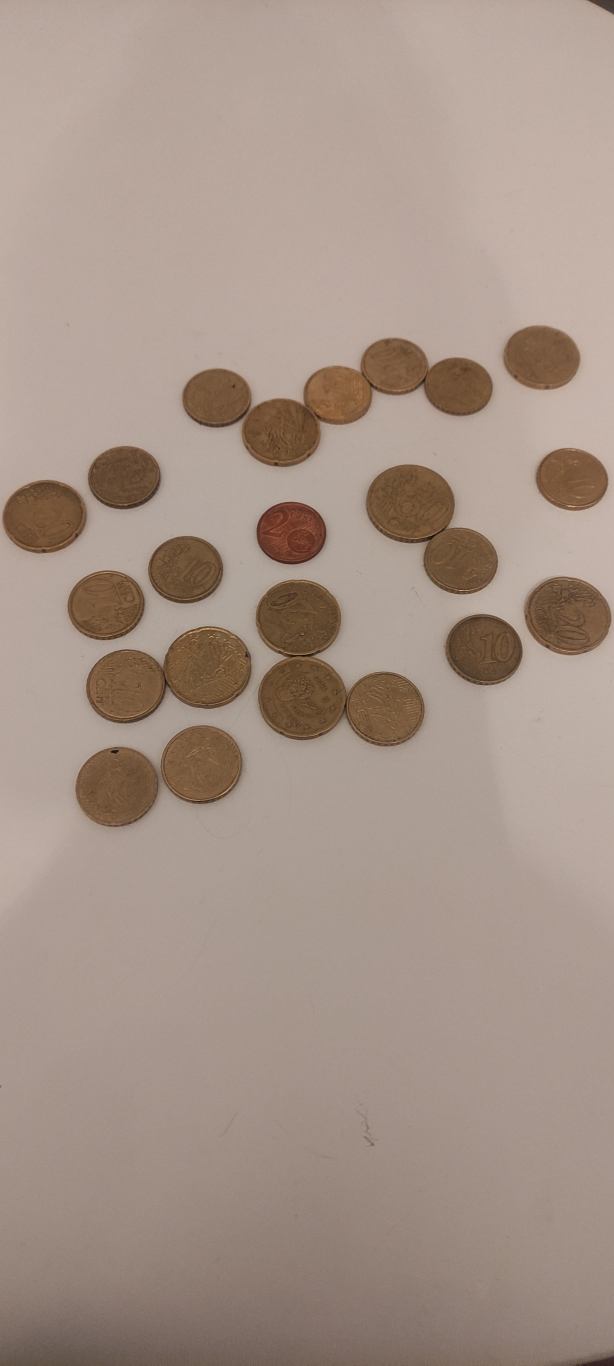
#> input picture Dataset/006.jpeg, 1842 x 4096 px (shown at 1/3 size); its folder holds only this picture in this run
$ python hsv3.py
#> lines starting #> are read from the running program, lines starting #| are printed output that depends on the picture; after the words box and inside, x2 and y2 are one past the last pixel; in counts of white or black regions, pixels touching at a corner belong together
import cv2
import numpy as np
import os

folder_path = "Dataset"  # Replace with the path to your folder

for filename in os.listdir(folder_path):
    if filename.endswith((".jpg", ".jpeg", ".png", ".HEIC")):
        image_path = os.path.join(folder_path, filename)
        image = cv2.imread(image_path)
#> image is the input picture: shape (4096, 1842, 3); mean B, G, R 135.9, 147.2, 165.3

        # Convertir l'image en espace de couleur HSV
        hsv_image = cv2.cvtColor(image, cv2.COLOR_BGR2HSV)
#> hsv_image: shape (4096, 1842, 3); mean H, S, V 11.3, 49.2, 165.3

        # Seuillage pour la couleur jaune
        lower_yellow = np.array([20, 120, 120])
        upper_yellow = np.array([30, 255, 255])
        mask_yellow = cv2.inRange(hsv_image, lower_yellow, upper_yellow)
#> mask_yellow: shape (4096, 1842); every value is 0

        # Seuillage pour la couleur rouge
        lower_red = np.array([0, 50, 50])
        upper_red = np.array([10, 255, 255])
        mask_red = cv2.inRange(hsv_image, lower_red, upper_red)
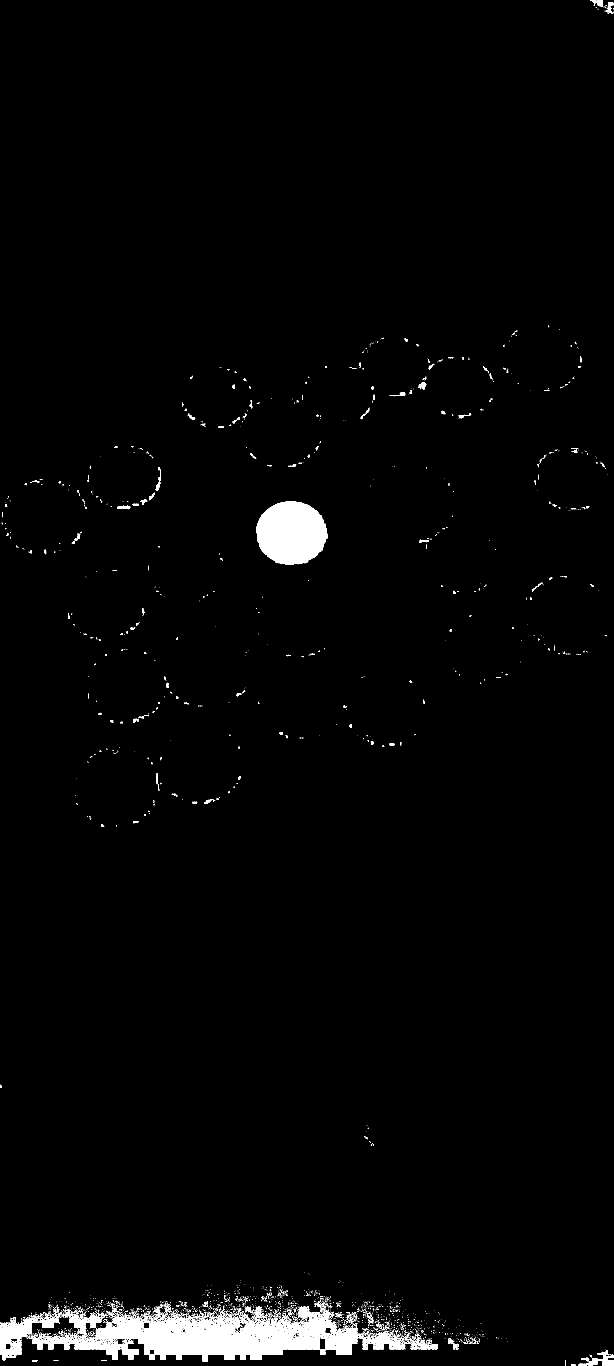
#> mask_red: shape (4096, 1842) (shown at 1/3 size); 1.9% white; 2825 white regions (2595 under 20 px), largest, box (x1, y1, x2, y2) and area: (86, 3920, 1216, 4086) 78243, (769, 1504, 982, 1695) 31584, (0, 3952, 119, 4081) 6817

        # Combinaison des masques jaune et rouge
        masque_final = mask_yellow | mask_red

        # Application du masque à l'image originale
        image_segmentée = cv2.bitwise_and(image, image, mask=masque_final)
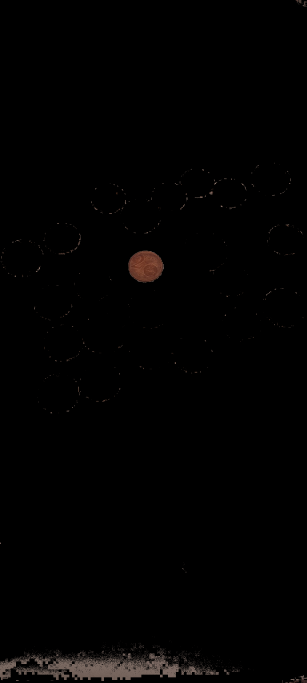
#> image_segmentée: shape (4096, 1842, 3) (shown at 1/6 size); mean B, G, R 1.6, 1.8, 2.2

        image = cv2.resize(image, (0, 0), fx=0.3, fy=0.3)
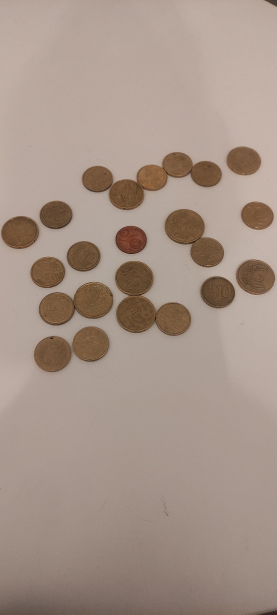
#> image: shape (1229, 553, 3) (shown at 1/2 size); mean B, G, R 135.8, 147.1, 165.2
        image_segmentée = cv2.resize(image_segmentée, (0, 0), fx=0.3, fy=0.3)
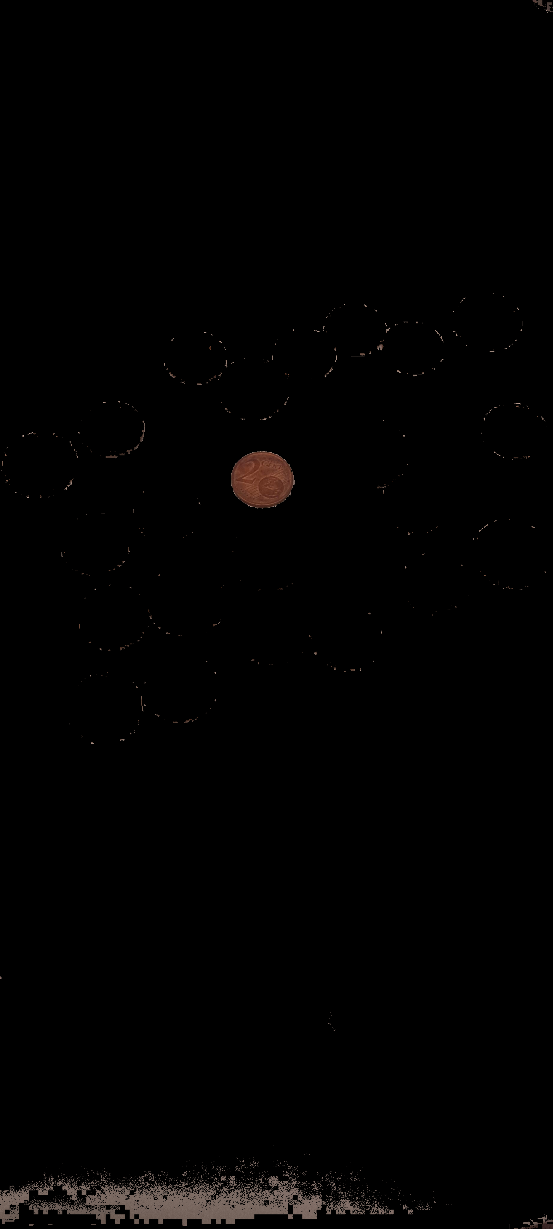
#> image_segmentée: shape (1229, 553, 3); mean B, G, R 1.6, 1.7, 2.2

        # Affichage de l'image segmentée
        cv2.imshow(image_path, image)
        cv2.imshow(image_path+" segmenté", image_segmentée)
        cv2.waitKey(0)
        cv2.destroyAllWindows()

$ run again, on Dataset/010.jpeg
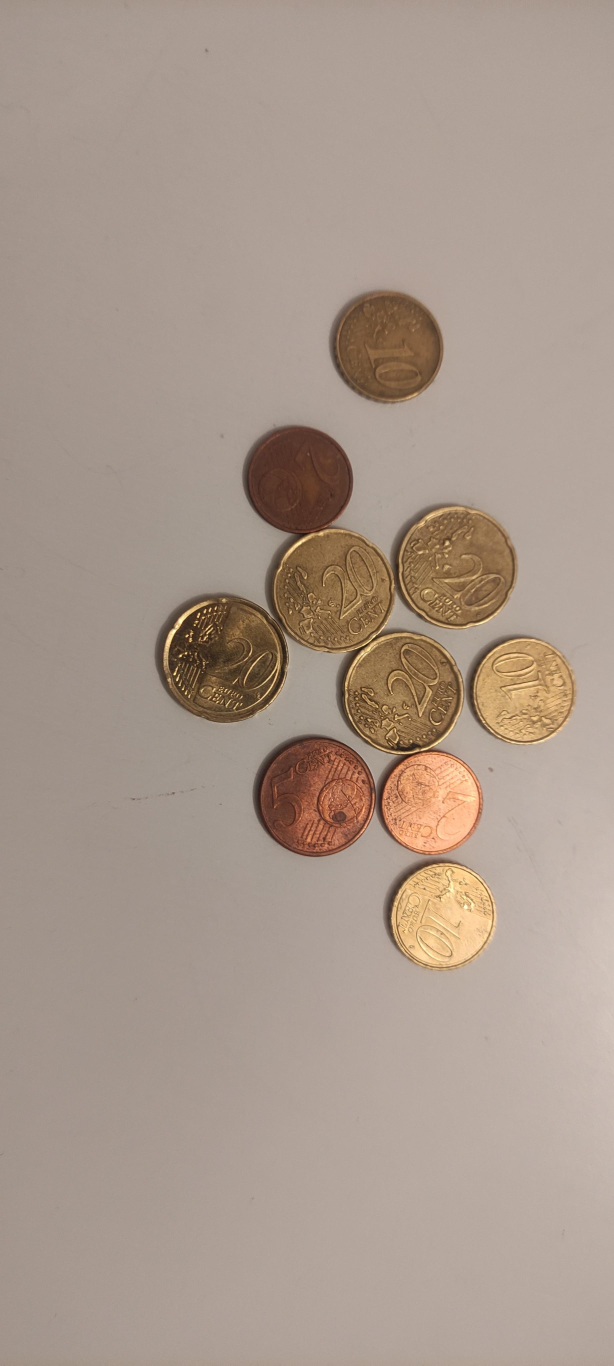
#> input picture Dataset/010.jpeg, 1842 x 4096 px (shown at 1/3 size)
#> image is the input picture: shape (4096, 1842, 3); mean B, G, R 140.3, 152.5, 169
#> hsv_image: shape (4096, 1842, 3); mean H, S, V 12.3, 45.5, 169
#> `mask_yellow = cv2.inRange(hsv_image, lower_yellow, upper_yellow)`:
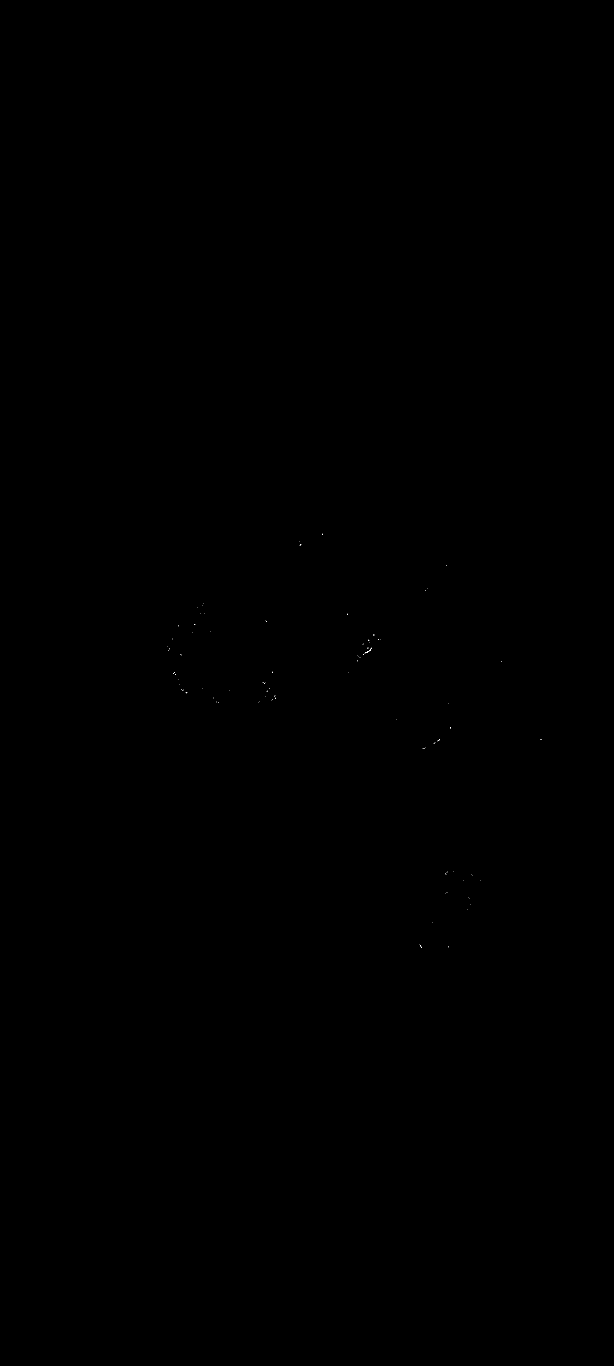
#> mask_yellow: shape (4096, 1842) (shown at 1/3 size); 0% white in thin lines or dots, all inside (x1, y1, x2, y2) = (503, 1601, 1625, 2844)
#> mask_red: shape (4096, 1842); 2.7% white; 511 white regions (407 under 20 px), largest, box (x1, y1, x2, y2) and area: (762, 2208, 1360, 2601) 109087, (732, 1274, 1061, 1601) 79888, (1376, 2339, 1451, 2534) 2775
#> image: shape (1229, 553, 3)
#> `image_segmentée = cv2.resize(image_segmentée, (0, 0), fx=0.3, fy=0.3)`:
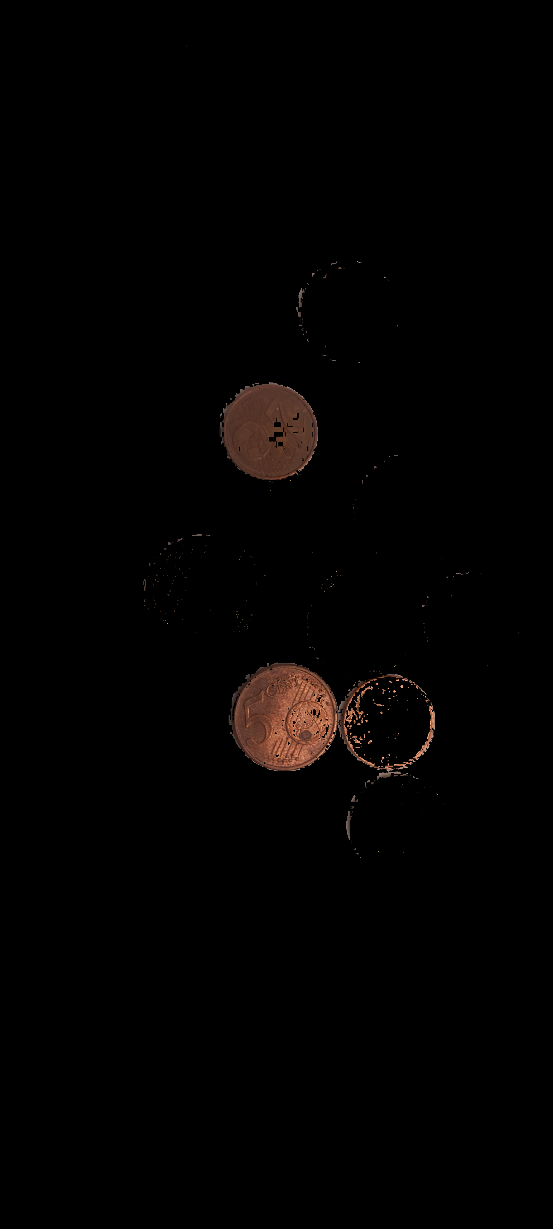
#> image_segmentée: shape (1229, 553, 3); mean B, G, R 1.5, 1.9, 3.1
